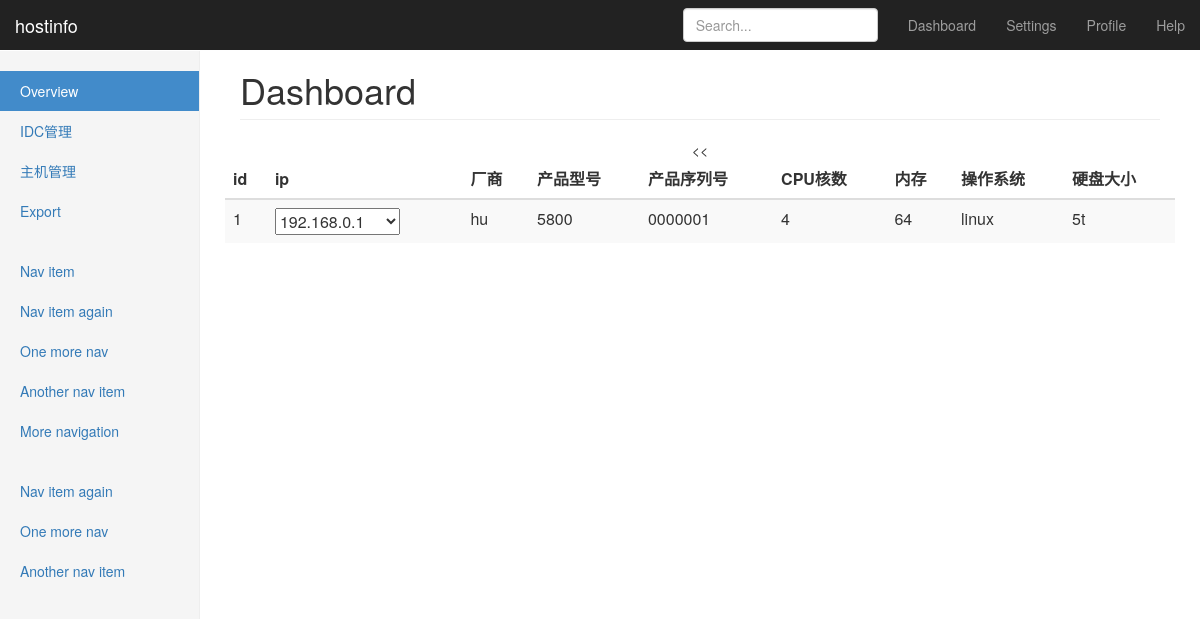
The app's page /hostlist/1 with its own data.
### cmdb/models.py (models this page shows, shortened)
class HostInfo(models.Model):
    host = models.ForeignKey(Host)
    manufacturer = models.CharField(max_length=40, verbose_name='厂商')
    productmode = models.CharField(max_length=40, verbose_name='产品型号')
    serialnumber = models.CharField(max_length=40, verbose_name='产品序列号')
    cpu = models.CharField(max_length=40, null=True,
                           blank=True, verbose_name='CPU核数')
    mem = models.CharField(max_length=40, verbose_name='内存')
    os = models.CharField(max_length=40, verbose_name='操作系统')
    disk = models.CharField(max_length=40, verbose_name='硬盘大小')
    class Meta:
        verbose_name = '主机信息'
        verbose_name_plural = '主机信息'

### cmdb/views.py (the view)
# urls.py: url(r'^hostlist/(\d+)$', views.hostinfo, name='hostinfo'),
def hostinfo(request, host_id):
    hosts = Host.objects.get(id=host_id)
    hostinfos = hosts.hostinfo_set.all()
    hostips = hosts.ip_set.all()
    context = {'hosts': hosts,'hostips': hostips,'hostinfos':hostinfos}
    return render(request, 'cmdb/hostinfo.html', context)

### cmdb/templates/cmdb/hostinfo.html (shortened to what this page needs)
<html lang="zh-CN" class=""><head>
    <link href="https://cdn.bootcss.com/bootstrap/3.3.7/css/bootstrap.min.css" rel="stylesheet">
    <link href="/static/css/dashboard.css" rel="stylesheet">
<style type="text/css">.fancybox-margin{margin-right:0px;}</style></head>
  <body data-feedly-mini="yes" data-gclp-initialized="true" data-gistbox-initialized="true">
    <nav class="navbar navbar-inverse navbar-fixed-top">
      <div class="container-fluid">
        <div class="navbar-header">
          <a class="navbar-brand" href="#">hostinfo</a>
        </div>
        <div id="navbar" class="navbar-collapse collapse">
          <ul class="nav navbar-nav navbar-right">
            <li><a href="#">Dashboard</a></li>
            <li><a href="#">Settings</a></li>
            <li><a href="#">Profile</a></li>
            <li><a href="#">Help</a></li>
          </ul>
          <form class="navbar-form navbar-right">
            <input type="text" class="form-control" placeholder="Search...">
          </form>
        </div>
      </div>
    </nav>
    <div class="container-fluid">
      <div class="row">
        <div class="col-sm-3 col-md-2 sidebar">
          <ul class="nav nav-sidebar">
            <li class="active"><a href="/">Overview <span class="sr-only">(current)</span></a></li>
            <li><a href="/idc">IDC管理</a></li>
            <li><a href="/hostlist">主机管理</a></li>
            <li><a href="#">Export</a></li>
          </ul>
          <ul class="nav nav-sidebar">
            <li><a href="">Nav item</a></li>
            <li><a href="">Nav item again</a></li>
            <li><a href="">One more nav</a></li>
            <li><a href="">Another nav item</a></li>
            <li><a href="">More navigation</a></li>
          </ul>
          <ul class="nav nav-sidebar">
            <li><a href="">Nav item again</a></li>
            <li><a href="">One more nav</a></li>
            <li><a href="">Another nav item</a></li>
          </ul>
        </div>
        <div class="col-sm-9 col-sm-offset-3 col-md-10 col-md-offset-2 main">
          <h1 class="page-header">Dashboard</h1>
          <div class="row placeholders">
          <div class="table-responsive">
            <table class="table table-striped">
              <thead>
                <tr>
                  <th>id</th>
                  <<th>ip</th>
                  <th>厂商</th>
                  <th>产品型号</th>
                  <th>产品序列号</th>
                  <th>CPU核数</th>
                  <th>内存</th>
                  <th>操作系统</th>
                  <th>硬盘大小</th>
                </tr>
              </thead>
              <tbody>
                {% for hostinfo in hostinfos %}
                <tr>
                  <td>{{hostinfo.id}}</td>
                  <<td>
                    <select>
                    {% for ips in hostips %}
                      <option>
                        {{ips.ip}}
                      </option>
                      {%endfor%}
                    </select>
                  </td>
                  <td>{{hostinfo.manufacturer}}</td>
                  <td>{{hostinfo.productmode}}</td>
                  <td>{{hostinfo.serialnumber}}</td>
                  <td>{{hostinfo.cpu}}</td>
                  <td>{{hostinfo.mem}}</td>
                  <td>{{hostinfo.os}}</td>
                  <td>{{hostinfo.disk}}</td>
                </tr>
                {%endfor%}
              </tbody>
            </table>
          </div>
        </div>
      </div>
    </div>
</div><form id="gclp-frame-form" target="gclp-frame" method="post" style="display: none;"></form><div id="feedly-mini" title="feedly Mini tookit"></div></body></html>

### lmanager/static/css/dashboard.css (style rules this page uses)
body { padding-top: 50px; }
.navbar-fixed-top { border: 0; }
.sidebar { display: none; }
@media (min-width: 768px) { .sidebar { position: fixed; top: 51px; bottom: 0; left: 0; z-index: 1000; display: block; padding: 20px; overflow-x: hidden; overflow-y: auto; background-color: #f5f5f5; border-right: 1px solid #eee; } }
.nav-sidebar { margin-right: -21px; margin-bottom: 20px; margin-left: -20px; }
.nav-sidebar > li > a { padding-right: 20px; padding-left: 20px; }
.nav-sidebar > .active > a, .nav-sidebar > .active > a:hover, .nav-sidebar > .active > a:focus { color: #fff; background-color: #428bca; }
.main { padding: 20px; }
@media (min-width: 768px) { .main { padding-right: 40px; padding-left: 40px; } }
.main .page-header { margin-top: 0; }
.placeholders { margin-bottom: 30px; text-align: center; }

### records on screen
HostInfo: id "1", manufacturer "hu", productmode "5800", serialnumber "0000001", cpu "4", mem "64", os "linux", disk "5t"

### other values on screen
form field value "192.168.0.1"
